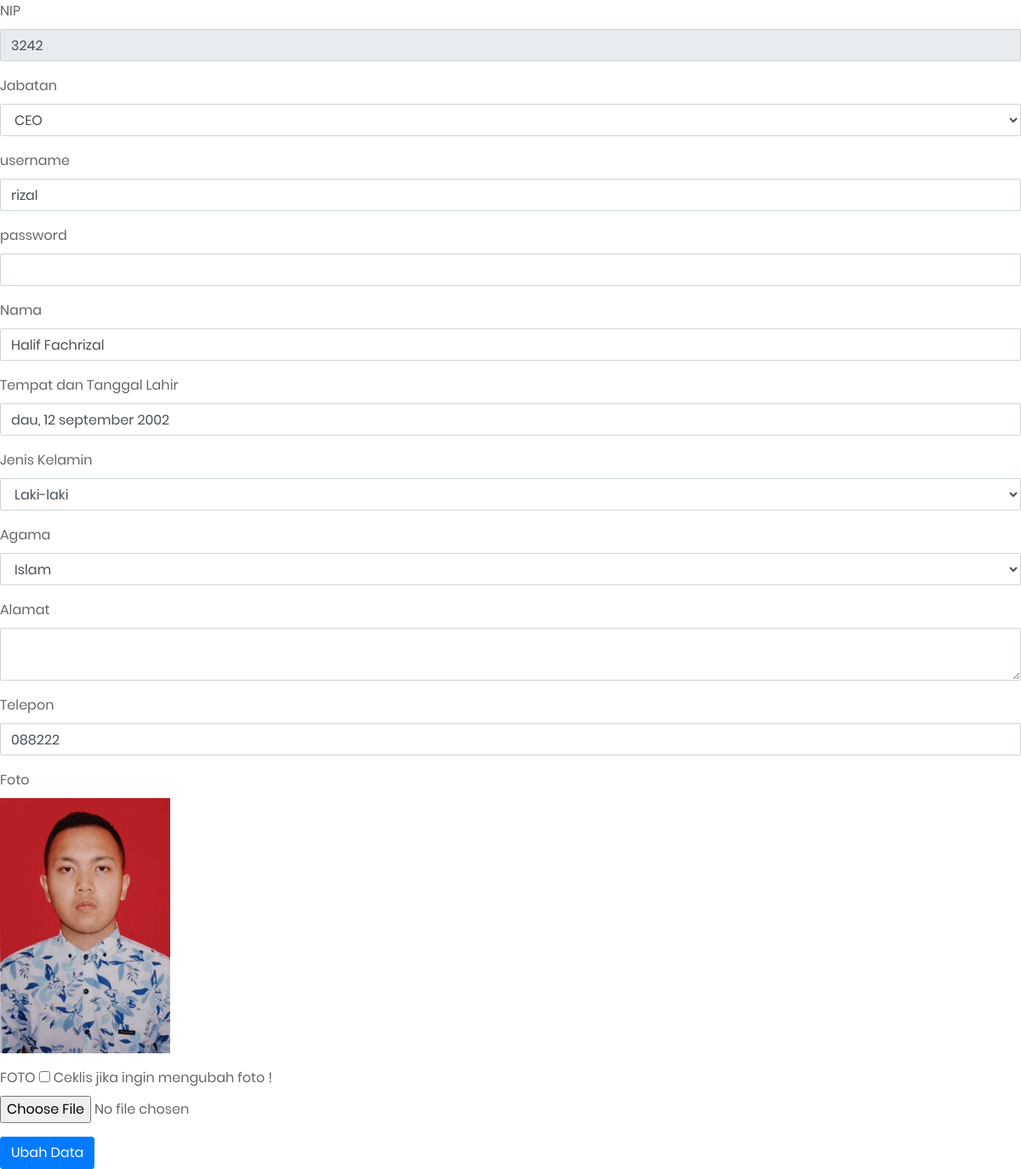
/karyawan_edit.php?id_karyawan=3242, run on the app's committed database.
### tables this page shows
CREATE TABLE `tb_karyawan` (
  `id_karyawan` int(11) NOT NULL,
  `id_jabatan_coba` varchar(255) NOT NULL,
  `username` varchar(50) NOT NULL,
  `password` varchar(50) NOT NULL,
  `nama` varchar(255) NOT NULL,
  `tmp_tgl_lahir` varchar(255) NOT NULL,
  `jenkel` varchar(255) NOT NULL,
  `agama` varchar(255) NOT NULL,
  `alamat` text NOT NULL,
  `no_tel` varchar(18) NOT NULL,
  `foto` varchar(50) NOT NULL
);

### karyawan_edit.php (the view, shortened to what this page needs)
<?php
	include 'koneksi.php';
	$id = $_GET['id_karyawan'];
	$data = mysqli_query($koneksi, "SELECT * FROM tb_karyawan WHERE id_karyawan = '$id'");
    while ($d = mysqli_fetch_array($data)) {
 ?>
<!DOCTYPE html>
<html>
<head>
     <link rel="stylesheet" href="https://maxcdn.bootstrapcdn.com/bootstrap/4.5.2/css/bootstrap.min.css">
    <link rel="stylesheet" type="text/css" href="css/bootstrap.css" media="all">
    <link href="css/font-face.css" rel="stylesheet" media="all">
    <link href="vendor/font-awesome-4.7/css/font-awesome.min.css" rel="stylesheet" media="all">
    <link href="vendor/font-awesome-5/css/fontawesome-all.min.css" rel="stylesheet" media="all">
    <link href="vendor/mdi-font/css/material-design-iconic-font.min.css" rel="stylesheet" media="all">
    <link href="vendor/bootstrap-4.1/bootstrap.min.css" rel="stylesheet" media="all">
    <link href="vendor/animsition/animsition.min.css" rel="stylesheet" media="all">
    <link href="vendor/bootstrap-progressbar/bootstrap-progressbar-3.3.4.min.css" rel="stylesheet" media="all">
    <link href="vendor/wow/animate.css" rel="stylesheet" media="all">
    <link href="vendor/css-hamburgers/hamburgers.min.css" rel="stylesheet" media="all">
    <link href="vendor/slick/slick.css" rel="stylesheet" media="all">
    <link href="vendor/select2/select2.min.css" rel="stylesheet" media="all">
    <link href="vendor/perfect-scrollbar/perfect-scrollbar.css" rel="stylesheet" media="all">
    <link href="css/theme.css" rel="stylesheet" media="all">
</head>
<body>
<form action="proedit_karyawan.php" method="POST" enctype="multipart/form-data">
  <div class="form-group">
    <label for="exampleInputEmail1">NIP</label>
  <input type="text" class="form-control" readonly="" name="id_karyawan" autocomplete="off" value="<?php echo $d['id_karyawan'];?>">
  </div>
  <div class="form-group">
    <label for="exampleInputPassword1">Jabatan</label>
                                                <select class="form-control" name="id_jabatan_coba">
                                                <?php
                                                include 'koneksi.php';
                                                $sql = "SELECT * FROM tb_jabatan";
                                                $hasil = mysqli_query($koneksi, $sql);
                                                while ($data = mysqli_fetch_array($hasil)) {
                                                 ?>
                                                <option value="<?php echo $data['jabatan_coba'];?>"><?php echo $data['jabatan_coba']; ?></option>
                                                <?php } ?>
                                                </select>
    </div>
  <div class="form-group">
    <label for="exampleInputEmail1">username</label>
  <input type="text" class="form-control" name="username" autocomplete="off" value="<?php echo $d['username'];?>">
  </div>
  <div class="form-group">
    <label for="exampleInputEmail1">password</label>
  <input type="text" class="form-control"  name="password" autocomplete="off">
  </div>
  <div class="form-group">
    <label for="exampleInputPassword1">Nama</label>
    <input type="text" class="form-control" name="nama" autocomplete="off" value="<?php echo $d['nama'];?>">
  </div>
    <div class="form-group">
    <label for="exampleInputPassword1">Tempat dan Tanggal Lahir</label>
    <input type="text" class="form-control" name="tmp_tgl_lahir" autocomplete="off" value="<?php echo $d['tmp_tgl_lahir'];?>">
  </div>
    <div class="form-group">
    <label for="exampleInputPassword1">Jenis Kelamin</label>
      <select class="form-control" name="jenkel">
                                                    <option><?php echo $d['jenkel']; ?></option>
                                                </select>
  </div>
    <div class="form-group">
    <label for="exampleInputPassword1">Agama</label>
    <select class="form-control" name="agama">
    <option><?php echo $d['agama']; ?></option>
                                                    </select>
  </div>
    <div class="form-group">
    <label for="exampleInputPassword1">Alamat</label>
    <textarea autocomplete="off" class="form-control" name="alamat" value="<?php echo $d['alamat'];?>"></textarea>
  </div>
    <div class="form-group">
    <label for="exampleInputPassword1">Telepon</label>
   <input type="text" class="form-control"  name="no_tel" value="<?php echo $d['no_tel'];?>">
  </div>
 <div class="form-group">
    <label for="exampleInputPassword1">Foto</label><br>
  <?php
            if ($d['foto']!=''){
                          echo "<img src=\"images/$d[foto]\" height=150 />";
                        }
                        else{
                          echo "tidak ada gambar";
                        }
   ?>
  </div>
  <div class="form-group">
                    <label>FOTO</label>
                    <input type="checkbox" name="ubahfoto" value="true"> Ceklis jika ingin mengubah foto !
                    <br>
                    <input type="file" name="inpfoto">
                  </div>
  <button type="submit" class="btn btn-primary" name="ubahdata">Ubah Data</button>
</form>
</body>
</html>
<?php } ?>

### data on the page
tb_karyawan: id_karyawan "3242", username "rizal", nama "Halif Fachrizal", tmp_tgl_lahir "dau, 12 september 2002", jenkel "Laki-laki", agama "Islam", no_tel "088222", foto (picture)

### other printed values
form field id_jabatan_coba "CEO"
